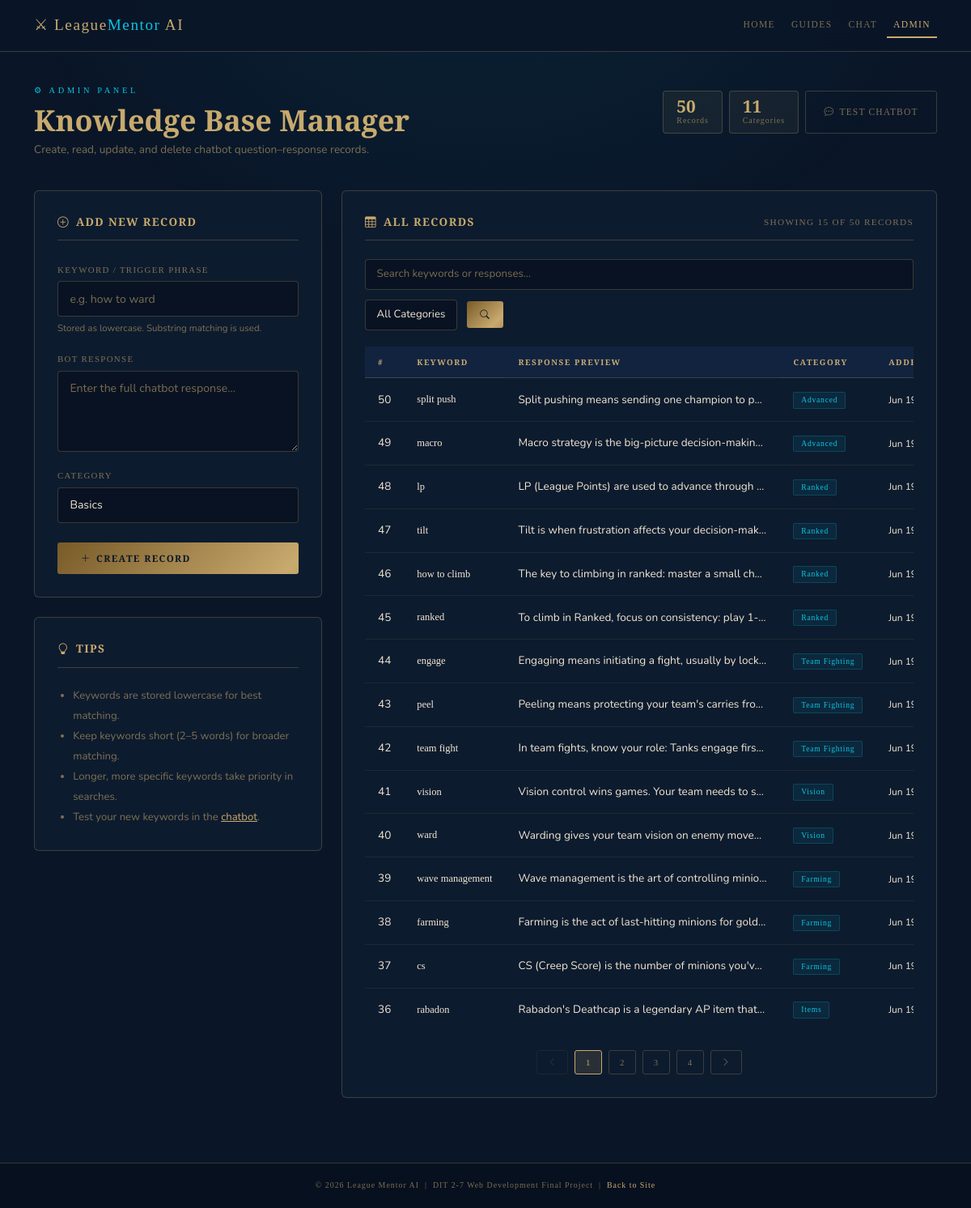
The app's page /admin.php with its own data.
### tables this page shows
CREATE TABLE chatbot_knowledge (
    id          INT          NOT NULL AUTO_INCREMENT,
    keyword     VARCHAR(255) NOT NULL,
    response    TEXT         NOT NULL,
    category    VARCHAR(100) NOT NULL DEFAULT 'General',
    created_at  TIMESTAMP    NOT NULL DEFAULT CURRENT_TIMESTAMP,
    PRIMARY KEY (id),
    INDEX idx_keyword (keyword)
);

### admin.php (the view, shortened to what this page needs)
<?php
$pdo = getDBConnection();
$categories = $pdo->query("SELECT DISTINCT category FROM chatbot_knowledge ORDER BY category ASC")
                  ->fetchAll(PDO::FETCH_COLUMN);
$editRow = null;
$search   = trim($_GET['search']   ?? '');
$filterCat = trim($_GET['category'] ?? '');
$page_num  = max(1, (int) ($_GET['p'] ?? 1));
$per_page  = 15;
$offset    = ($page_num - 1) * $per_page;
$where  = [];
$params = [];
$whereSQL = $where ? 'WHERE ' . implode(' AND ', $where) : '';
$countSQL  = "SELECT COUNT(*) FROM chatbot_knowledge $whereSQL";
$countStmt = $pdo->prepare($countSQL);
$countStmt->execute($params);
$totalRows = (int) $countStmt->fetchColumn();
$totalPages = (int) ceil($totalRows / $per_page);
$sql  = "SELECT * FROM chatbot_knowledge $whereSQL ORDER BY id DESC LIMIT :limit OFFSET :offset";
$stmt = $pdo->prepare($sql);
$stmt->bindValue(':limit',  $per_page, PDO::PARAM_INT);
$stmt->bindValue(':offset', $offset,   PDO::PARAM_INT);
$stmt->execute();
$rows = $stmt->fetchAll();
?>
<!DOCTYPE html>
<html lang="en">
<head>
    <link href="https://cdn.jsdelivr.net/npm/bootstrap@5.3.3/dist/css/bootstrap.min.css" rel="stylesheet">
    <link href="https://cdn.jsdelivr.net/npm/bootstrap-icons@1.11.3/font/bootstrap-icons.min.css" rel="stylesheet">
    <link href="css/admin.css" rel="stylesheet">
</head>
<body>
<nav class="navbar navbar-expand-lg lm-nav">
    <div class="container-fluid container-xl">
        <a class="navbar-brand" href="index.php">⚔ League<span>Mentor</span> AI</a>
        <div class="collapse navbar-collapse justify-content-end" id="navMenu">
            <ul class="navbar-nav gap-1">
                <li class="nav-item"><a class="nav-link" href="index.php">Home</a></li>
                <li class="nav-item"><a class="nav-link" href="guides.php">Guides</a></li>
                <li class="nav-item"><a class="nav-link" href="chatbot.php">Chat</a></li>
                <li class="nav-item"><a class="nav-link active" href="admin.php">Admin</a></li>
            </ul>
        </div>
    </div>
</nav>
<div class="admin-wrap">
    <div class="container-xl">
        <div class="d-flex flex-wrap align-items-start justify-content-between gap-3 mb-4">
            <div>
                <p class="page-eyebrow">⚙ Admin Panel</p>
                <h1 class="page-title">Knowledge Base Manager</h1>
                <p class="page-sub">Create, read, update, and delete chatbot question–response records.</p>
            </div>
            <div class="d-flex gap-2 flex-wrap mt-2">
                <div class="stat-pill">
                    <div>
                        <div class="num"><?= number_format($totalRows) ?></div>
                        <div class="lbl">Records</div>
                    </div>
                </div>
                <div class="stat-pill">
                    <div>
                        <div class="num"><?= count($categories) ?></div>
                        <div class="lbl">Categories</div>
                    </div>
                </div>
                <a href="chatbot.php" class="btn-outline">
                    <i class="bi bi-chat-dots"></i> Test Chatbot
                </a>
            </div>
        </div>
        <div class="row g-4">
            <div class="col-lg-4">
                <div class="lm-card" id="form-card">
                    <div class="lm-card-title">
                        <i class="bi <?= $editRow ? 'bi-pencil-square' : 'bi-plus-circle' ?>"></i>
                        <?= $editRow ? 'Edit Record' : 'Add New Record' ?>
                    </div>
                    <form method="POST" action="admin.php" id="crud-form" novalidate>
                        <div class="mb-3">
                            <label for="f-keyword" class="form-label">Keyword / Trigger Phrase</label>
                            <input
                                type="text"
                                class="form-control lm-control"
                                id="f-keyword"
                                name="keyword"
                                placeholder="e.g. how to ward"
                                maxlength="255"
                                required
                                value="<?= $editRow ? htmlspecialchars($editRow['keyword']) : '' ?>"
                            >
                            <div class="form-text" style="color:var(--text-muted); font-size:.72rem; margin-top:.35rem;">
                                Stored as lowercase. Substring matching is used.
                            </div>
                        </div>
                        <div class="mb-3">
                            <label for="f-response" class="form-label">Bot Response</label>
                            <textarea
                                class="form-control lm-control"
                                id="f-response"
                                name="response"
                                placeholder="Enter the full chatbot response..."
                                required
                            ><?= $editRow ? htmlspecialchars($editRow['response']) : '' ?></textarea>
                        </div>
                        <div class="mb-4">
                            <label for="f-category" class="form-label">Category</label>
                            <select class="form-select lm-control" id="f-category" name="category">
                                <?php
                                $catList = ['Basics','Roles','Champions','Objectives','Runes','Items','Farming','Vision','Team Fighting','Ranked','Advanced','General'];
                                foreach ($catList as $c):
                                    $sel = ($editRow && $editRow['category'] === $c) ? 'selected' : '';
                                ?>
                                <option value="<?= htmlspecialchars($c) ?>" <?= $sel ?>><?= htmlspecialchars($c) ?></option>
                                <?php endforeach; ?>
                            </select>
                        </div>
                        <div class="d-flex gap-2 flex-wrap">
                            <button type="submit" class="btn-gold flex-grow-1">
                                <i class="bi <?= $editRow ? 'bi-save' : 'bi-plus-lg' ?>"></i>
                                <?= $editRow ? 'Update Record' : 'Create Record' ?>
                            </button>
                        </div>
                    </form>
                </div>
                <div class="lm-card mt-4">
                    <div class="lm-card-title"><i class="bi bi-lightbulb"></i> Tips</div>
                    <ul style="color:var(--text-muted); font-size:.82rem; line-height:1.9; padding-left:1.2rem; margin:0;">
                        <li>Keywords are stored lowercase for best matching.</li>
                        <li>Keep keywords short (2–5 words) for broader matching.</li>
                        <li>Longer, more specific keywords take priority in searches.</li>
                        <li>Test your new keywords in the <a href="chatbot.php" style="color:var(--gold);">chatbot</a>.</li>
                    </ul>
                </div>
            </div>
            <div class="col-lg-8">
                <div class="lm-card">
                    <div class="lm-card-title">
                        <i class="bi bi-table"></i> All Records
                        <span style="font-size:.7rem; color:var(--text-muted); font-weight:400; margin-left:auto;">
                            Showing <?= count($rows) ?> of <?= $totalRows ?> records
                        </span>
                    </div>
                    <form method="GET" action="admin.php" class="filter-bar" id="filter-form">
                        <input
                            type="text"
                            name="search"
                            class="form-control lm-control flex-grow-1"
                            placeholder="Search keywords or responses…"
                            value="<?= htmlspecialchars($search) ?>"
                            style="min-width:160px;"
                        >
                        <select name="category" class="form-select lm-control" style="width:auto;">
                            <option value="">All Categories</option>
                        </select>
                        <button type="submit" class="btn-gold" style="padding:.5rem 1rem;">
                            <i class="bi bi-search"></i>
                        </button>
                    </form>
                    <?php if (count($rows) > 0): ?>
                    <div style="overflow-x:auto;">
                        <table class="lm-table">
                            <thead>
                                <tr>
                                    <th class="td-id">#</th>
                                    <th>Keyword</th>
                                    <th class="td-resp">Response Preview</th>
                                    <th>Category</th>
                                    <th class="td-date">Added</th>
                                </tr>
                            </thead>
                            <tbody>
                                <?php foreach ($rows as $r): ?>
                                <tr>
                                    <td class="td-id"><?= (int)$r['id'] ?></td>
                                    <td class="td-kw" title="<?= htmlspecialchars($r['keyword']) ?>">
                                        <?= htmlspecialchars($r['keyword']) ?>
                                    </td>
                                    <td class="td-resp" title="<?= htmlspecialchars($r['response']) ?>">
                                        <?= htmlspecialchars(mb_substr($r['response'], 0, 80)) ?>…
                                    </td>
                                    <td><span class="cat-badge"><?= htmlspecialchars($r['category']) ?></span></td>
                                    <td class="td-date">
                                        <?= date('M j, Y', strtotime($r['created_at'])) ?>
                                    </td>
                                </tr>
                                <?php endforeach; ?>
                            </tbody>
                        </table>
                    </div>
                    <?php if ($totalPages > 1): ?>
                    <div class="pagination-wrap">
                        <a href="?p=<?= max(1, $page_num - 1) ?>&search=<?= urlencode($search) ?>&category=<?= urlencode($filterCat) ?>"
                           class="pg-btn <?= $page_num <= 1 ? 'disabled' : '' ?>">
                            <i class="bi bi-chevron-left"></i>
                        </a>
                        <?php for ($pg = 1; $pg <= $totalPages; $pg++): ?>
                        <a href="?p=<?= $pg ?>&search=<?= urlencode($search) ?>&category=<?= urlencode($filterCat) ?>"
                           class="pg-btn <?= $pg === $page_num ? 'active' : '' ?>">
                            <?= $pg ?>
                        </a>
                        <?php endfor; ?>
                        <a href="?p=<?= min($totalPages, $page_num + 1) ?>&search=<?= urlencode($search) ?>&category=<?= urlencode($filterCat) ?>"
                           class="pg-btn <?= $page_num >= $totalPages ? 'disabled' : '' ?>">
                            <i class="bi bi-chevron-right"></i>
                        </a>
                    </div>
                    <?php endif; ?>
                    <?php endif; ?>
                </div>
            </div>
        </div>
    </div>
</div>
<footer class="lm-footer">
    <div class="container">
        <p>
            &copy; <?= date('Y') ?> League Mentor AI &nbsp;|&nbsp;
            DIT 2-7 Web Development Final Project &nbsp;|&nbsp;
            <a href="index.php">Back to Site</a>
        </p>
    </div>
</footer>
</body>
</html>

### records on screen
chatbot_knowledge: id "50", keyword "split push", response "Split pushing means sending one champion to p…", category "Advanced", created_at "Jun…"
chatbot_knowledge: id "49", keyword "macro", response "Macro strategy is the big-picture decision-makin…", category "Advanced", created_at "Jun…"
chatbot_knowledge: id "48", keyword "lp", response "LP (League Points) are used to advance through…", category "Ranked", created_at "Jun…"
chatbot_knowledge: id "47", keyword "tilt", response "Tilt is when frustration affects your decision-mak…", category "Ranked", created_at "Jun…"
chatbot_knowledge: id "46", keyword "how to climb", response "The key to climbing in ranked: master a small ch…", category "Ranked", created_at "Jun…"
chatbot_knowledge: id "45", keyword "ranked", response "To climb in Ranked, focus on consistency: play 1-…", category "Ranked", created_at "Jun…"
chatbot_knowledge: id "44", keyword "engage", response "Engaging means initiating a fight, usually by lock…", category "Team Fighting", created_at "Jun…"
chatbot_knowledge: id "43", keyword "peel", response "Peeling means protecting your team's carries fro…", category "Team Fighting", created_at "Jun…"
chatbot_knowledge: id "42", keyword "team fight", response "In team fights, know your role: Tanks engage firs…", category "Team Fighting", created_at "Jun…"
chatbot_knowledge: id "41", keyword "vision", response "Vision control wins games. Your team needs to s…", category "Vision", created_at "Jun…"
chatbot_knowledge: id "40", keyword "ward", response "Warding gives your team vision on enemy move…", category "Vision", created_at "Jun…"
chatbot_knowledge: id "39", keyword "wave management", response "Wave management is the art of controlling minio…", category "Farming", created_at "Jun…"
chatbot_knowledge: id "38", keyword "farming", response "Farming is the act of last-hitting minions for gold…", category "Farming", created_at "Jun…"
chatbot_knowledge: id "37", keyword "cs", response "CS (Creep Score) is the number of minions you'v…", category "Farming", created_at "Jun…"
chatbot_knowledge: id "36", keyword "rabadon", response "Rabadon's Deathcap is a legendary AP item that…", category "Items", created_at "Jun…"

### other values on screen
$totalRows "50"
count($categories) "11"
count($rows) "15"
form field category "Basics"
